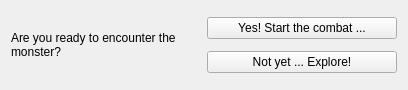
<?xml version="1.0" encoding="UTF-8"?>
<ui version="4.0">
 <class>TravelDecisionActionWidget</class>
 <widget class="QWidget" name="TravelDecisionActionWidget">
  <property name="geometry">
   <rect>
    <x>0</x>
    <y>0</y>
    <width>408</width>
    <height>90</height>
   </rect>
  </property>
  <property name="windowTitle">
   <string>Form</string>
  </property>
  <layout class="QHBoxLayout" name="horizontalLayout">
   <item>
    <widget class="QLabel" name="label_text">
     <property name="text">
      <string>Are you ready to encounter the monster?</string>
     </property>
     <property name="wordWrap">
      <bool>true</bool>
     </property>
    </widget>
   </item>
   <item>
    <layout class="QVBoxLayout" name="verticalLayout">
     <item>
      <widget class="QPushButton" name="button_combat">
       <property name="text">
        <string>Yes! Start the combat ...</string>
       </property>
      </widget>
     </item>
     <item>
      <widget class="QPushButton" name="button_exploration">
       <property name="text">
        <string>Not yet ... Explore!</string>
       </property>
      </widget>
     </item>
    </layout>
   </item>
  </layout>
 </widget>
 <resources>
  <include location="../qrc/unbroken.qrc"/>
 </resources>
 <connections/>
</ui>
